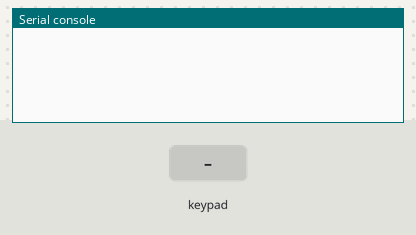
Recording of a program running on a simulated CircuitPython board. Parts: the last lines printed to the serial console. The inputs (shaded band) are chosen by the test bench. USB keyboard and mouse output is not drawn.

Above: at 2.2 s.
2.3 s: key '0' pressed
At 3.5 s:
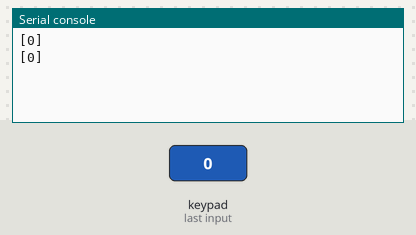
3.8 s: keypad keys 1 2 pressed 0.4 s apart
At 5.1 s:
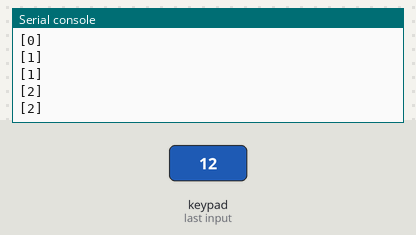
6.1 s: key '3' pressed
At 6.5 s:
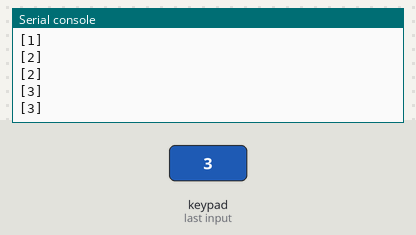
7.6 s: keypad keys 2 5 pressed 0.4 s apart
At 9.2 s:
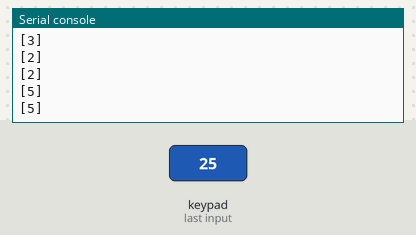
Timing chart, 0 to 10.7 s (numbered marks = the images above; inputs shaded):
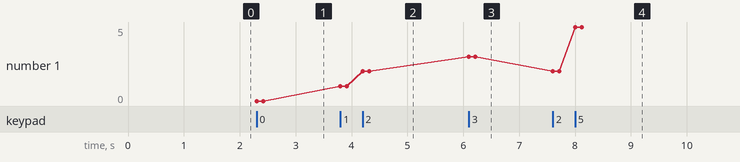

Measured:
- after the input at 2.3 s, the serial console: prints a new line at once (image 1)
- after the input at 3.8 s, the serial console: prints a new line at once (image 2)
- after the input at 6.1 s, the serial console: prints a new line at once (image 3)
- after the input at 7.6 s, the serial console: prints a new line at once (image 4)
- plotted number 1: 0 → 2 after the input at 3.8 s, 2 → 3 after the input at 6.1 s, 3 → 5 after the input at 7.6 s

The program:

6_key_quickstart.py
```python
"""
Welcome to the intro tutorial for the 6 Key BYO Keyboard!

Need Help? Join Discord:
https://discord.gg/RkTDf22MUz

Brand New to Circuit Python? Start here:
https://learn.adafruit.com/welcome-to-circuitpython
https://learn.adafruit.com/circuitpython-essentials/circuitpython-essentials

To Setup the ItsyBitsy, start here:
https://github.com/painlessprototyping/byo_keyboard_code/tree/master/byo_sample_code/circuit_python
"""

# The following modules are included with CircuitPython,
# read more about them in the links above.
import time
import board
import digitalio

"""
The follow modules need to be installed.
Go to https://circuitpython.org/libraries and
download Bundle Version 6.x
Copy the following to the ItsyBitsy lib folder:
    - adafruit_hid (folder)
    - adafruit_dotstar.mpy
    - adafruit_matrixkeypad.mpy
"""

# Read More about adafruit_matrixkeypad here: https://circuitpython.readthedocs.io/projects/matrixkeypad/en/latest/index.html
import adafruit_matrixkeypad
# Read More about usb_hid here: https://learn.adafruit.com/circuitpython-essentials/circuitpython-hid-keyboard-and-mouse
import usb_hid
from adafruit_hid.keyboard import Keyboard
from adafruit_hid.keycode import Keycode
from adafruit_hid.keyboard_layout_us import KeyboardLayoutUS

time.sleep(1) # We take a pause for 1 second while the ItsyBitsy gets started up.

# The following code is how we connect the board pins to be used in our code.
rows = [
    digitalio.DigitalInOut(board.D9),
    digitalio.DigitalInOut(board.D10),
]

columns = [
    digitalio.DigitalInOut(board.D11),
    digitalio.DigitalInOut(board.D12),
    digitalio.DigitalInOut(board.D13),
]

# KEYBOARD_KEYS below is a list of 6 items. In programming counting starts at 0.
# So output_values has 6 values that can be used
# to look up KEYBOARD_KEYS.
output_values = (
    (0, 1, 2),
    (3, 4, 5)
)

# The following code takes a collection of rows and columns and converts them to
# one of the output_values. output_values is a 2 x 3, just like how the BYO Keyboard
# has 2 rows and 3 columns. When the first button is pressed, a 0 is output
# as seen in the code below.
keypad = adafruit_matrixkeypad.Matrix_Keypad(rows, columns, output_values)

# Above we define output_values as 0 through 5. 0 will point to Keycode.ONE and so one.
# For more Keycodes, check here: https://circuitpython.readthedocs.io/projects/hid/en/latest/index.html
KEYBOARD_KEYS = [
    Keycode.SPACEBAR,
    Keycode.UP_ARROW,
    Keycode.SPACEBAR,
    Keycode.LEFT_ARROW,
    Keycode.DOWN_ARROW,
    Keycode.RIGHT_ARROW
]

# The following code sets up the ItsyBitsy as a keyboard
kbd = Keyboard(usb_hid.devices)

# This code will run forever since while True is always True
while True:
    # Check for the keys being pressed
    pressed_keys = keypad.pressed_keys

    if len(pressed_keys) > 0:
        # This is a helpful way to debug if the keys are being pressed.
        # Open The Serial from the menu above in Mu to see this.
        print(pressed_keys)
        for pressed_key in pressed_keys: # For each pressed key
            kbd.send(KEYBOARD_KEYS[pressed_key]) # Send the value to the computer
        time.sleep(0.1) # Wait for a brief period before continuing
```
